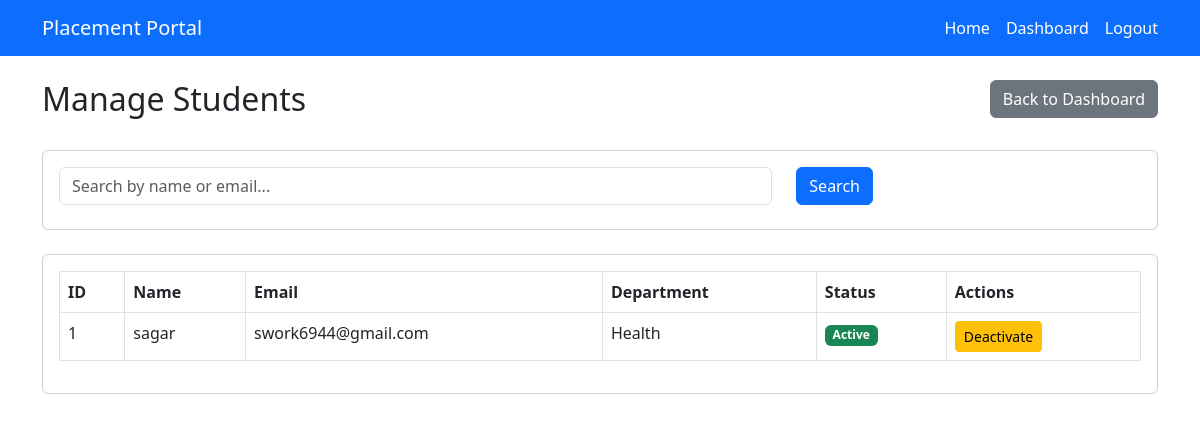
Page /admin/manage/students (signed in) on the earlier database version.
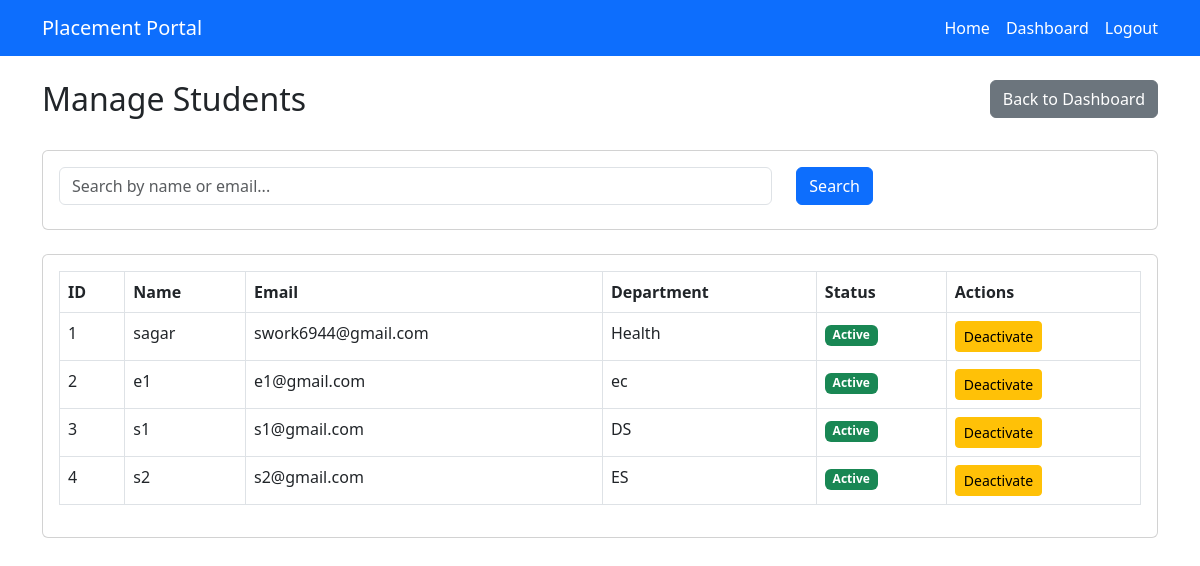
Same page on the later database version.
### models.py (models this page shows)
class Student(db.Model):
    id = db.Column(db.Integer, primary_key=True)
    name = db.Column(db.String(100), nullable=False)
    email = db.Column(db.String(100), unique=True, nullable=False)
    password = db.Column(db.String(200), nullable=False)
    department = db.Column(db.String(50))
    cgpa = db.Column(db.Float)
    resume = db.Column(db.String(200))
    is_active = db.Column(db.Boolean, default=True)
    applications = db.relationship("Application", backref="student", lazy=True)

### app.py (the view)
    @app.route("/admin/manage/students")
    @login_required("admin")
    def manage_students():
        search = request.args.get("search", "")
        if search:
            students = Student.query.filter(
                (Student.name.ilike(f"%{search}%")) |
                (Student.email.ilike(f"%{search}%"))
            ).all()
        else:
            students = Student.query.all()
        return render_template(
            "admin/manage_students.html",
            students=students
        )

### templates/admin/manage_students.html (shortened to what this page needs)
{% extends "base.html" %}
{% block content %}
<div class="row mb-4">
    <div class="col">
        <h2>Manage Students</h2>
    </div>
    <div class="col text-end">
        <a href="{{ url_for('admin_dashboard') }}" class="btn btn-secondary">
            Back to Dashboard
        </a>
    </div>
</div>
<div class="card mb-4">
    <div class="card-body">
        <form method="GET">
            <div class="row">
                <div class="col-md-8 mb-2">
                    <input type="text"
                           name="search"
                           class="form-control"
                           placeholder="Search by name or email..."
                           value="{{ request.args.get('search', '') }}">
                </div>
                <div class="col-md-4">
                    <button type="submit" class="btn btn-primary">
                        Search
                    </button>
                </div>
            </div>
        </form>
    </div>
</div>
<div class="card">
    <div class="card-body">
        <table class="table table-bordered">
            <thead>
                <tr>
                    <th>ID</th>
                    <th>Name</th>
                    <th>Email</th>
                    <th>Department</th>
                    <th>Status</th>
                    <th>Actions</th>
                </tr>
            </thead>
            <tbody>
                {% for student in students %}
                <tr>
                    <td>{{ student.id }}</td>
                    <td>{{ student.name }}</td>
                    <td>{{ student.email }}</td>
                    <td>{{ student.department }}</td>
                    <td>
                        {% if student.is_active %}
                        <span class="badge bg-success">
                            Active
                        </span>
                        {% else %}
                        <span class="badge bg-secondary">
                            Inactive
                        </span>
                        {% endif %}
                    </td>
                    <td>
                        {% if student.is_active %}
                        <a href="{{ url_for('student_action', student_id=student.id, action='deactivate') }}"
                           class="btn btn-sm btn-warning">
                           Deactivate
                        </a>
                        {% else %}
                        <a href="{{ url_for('student_action', student_id=student.id, action='activate') }}"
                           class="btn btn-sm btn-success">
                           Activate
                        </a>
                        {% endif %}
                    </td>
                </tr>
                {% else %}
                <tr>
                    <td colspan="6" class="text-center">
                        No students found.
                    </td>
                </tr>
                {% endfor %}
            </tbody>
        </table>
    </div>
</div>
{% endblock %}

Differences in the rows shown:
added Student: id "2", name "e1", email "e1@gmail.com", department "ec", is_active "Active"
added Student: id "3", name "s1", email "s1@gmail.com", department "DS", is_active "Active"
added Student: id "4", name "s2", email "s2@gmail.com", department "ES", is_active "Active"
